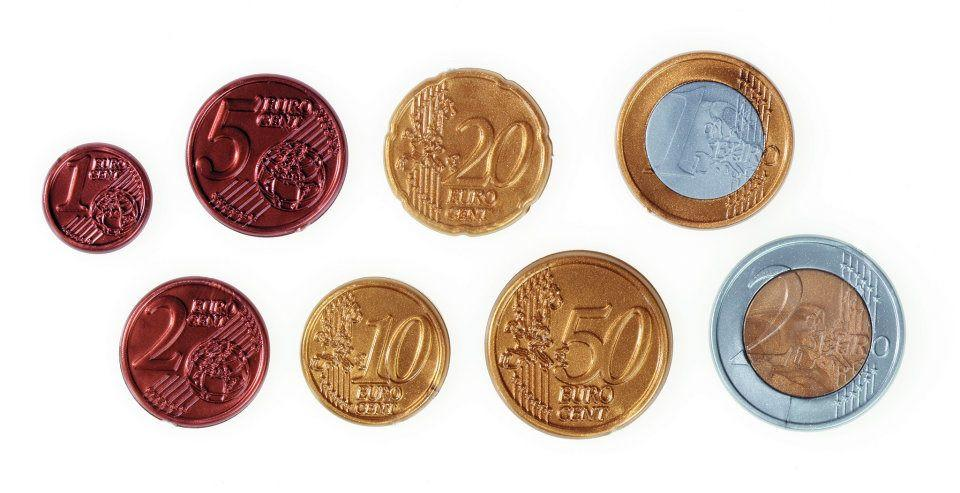
#> input picture Tutorial3/Euro_Coins.jpg, 960 x 493 px
$ python morph.py
#> lines starting #> are read from the running program, lines starting #| are printed output that depends on the picture; after the words box and inside, x2 and y2 are one past the last pixel; in counts of white or black regions, pixels touching at a corner belong together
from _warnings import filters

import cv2
import numpy as np
from matplotlib import pyplot as plt


def histogram(title, segment):
    plt.plot(cv2.calcHist(segment, [0], None, [256], [0, 256]))
    plt.show()
    plt.title(title)


# Import all images
coins = cv2.imread("Euro_Coins.jpg", 0)
#> coins: shape (493, 960); min 0, max 255, mean 205
shapes = cv2.imread("shapes.jpg", 0)
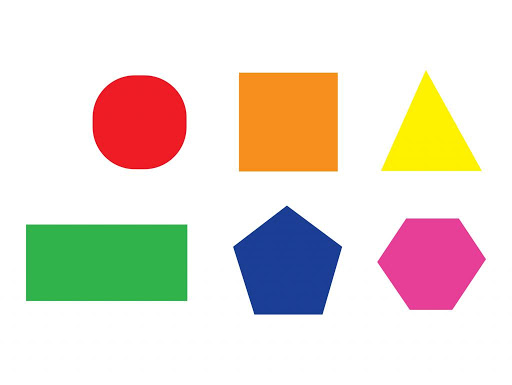
#> input picture Tutorial3/shapes.jpg, 512 x 385 px
#> shapes: shape (385, 512); min 27, max 255, mean 222.4
text = cv2.imread("text.png", 0)
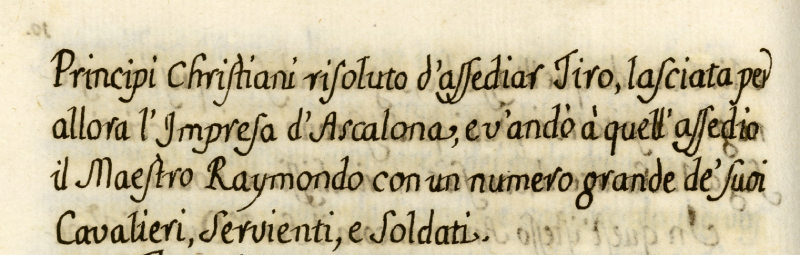
#> input picture Tutorial3/text.png, 800 x 255 px
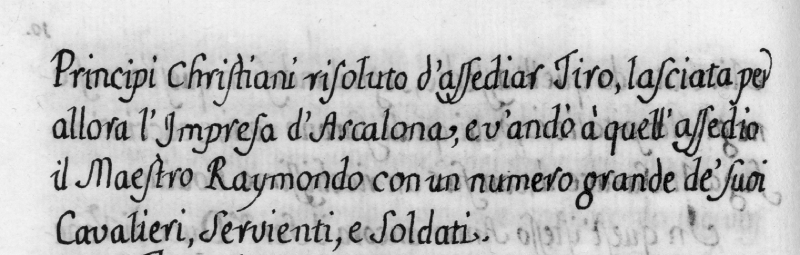
#> text: shape (255, 800); min 0, max 247, mean 188.6

# Apply treshold to image
rets, tresh = cv2.threshold(text, 0, 255, cv2.THRESH_BINARY_INV + cv2.THRESH_OTSU)
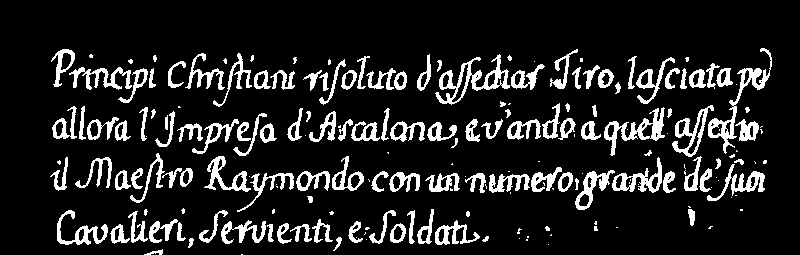
#> tresh: shape (255, 800); 13.2% white; 197 white regions (74 under 20 px), largest, box (x1, y1, x2, y2) and area: (435, 54, 510, 105) 1051, (708, 48, 772, 154) 990, (604, 107, 665, 156) 847
#> rets = 132
cv2.imshow('binary', tresh)

# Apply connected components
ret, labels = cv2.connectedComponents(tresh)
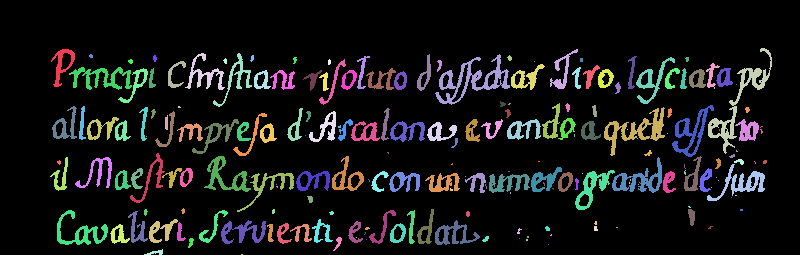
#> labels: shape (255, 800) int32; 198 distinct labels, from 0 to 197; one colour per label, 0 black
#> ret = 198

# [6 lines of commented-out code are left out]

kernel = np.ones((3, 3), np.uint8)

plt.hist(tresh.flatten(), bins=[-.5, .5, 1.5], ec="k")
plt.title("Default")
plt.xticks((0, 1))
plt.show()

# Dilate
dilation = cv2.dilate(tresh, kernel, iterations=2)
#> dilation: shape (255, 800); 31.8% white; 57 white regions (1 under 20 px), largest, box (x1, y1, x2, y2) and area: (626, 46, 774, 203) 9594, (463, 155, 678, 212) 5188, (202, 154, 422, 214) 4937
cv2.imshow('dilate', dilation)

plt.hist(dilation.flatten(), bins=[-.5, .5, 1.5], ec="k")
plt.title("Dilation 2")
plt.xticks((0, 1))
plt.show()

# Erosions
erosion = cv2.erode(tresh, kernel, iterations=1)
#> erosion: shape (255, 800); 3.9% white in thin lines or dots, all inside (x1, y1, x2, y2) = (53, 49, 768, 255)

cv2.imshow('erode', erosion)

plt.hist(erosion.flatten(), bins=[-.5, .5, 1.5], ec="k")
plt.title("Erosion")
plt.xticks((0, 1))
plt.show()
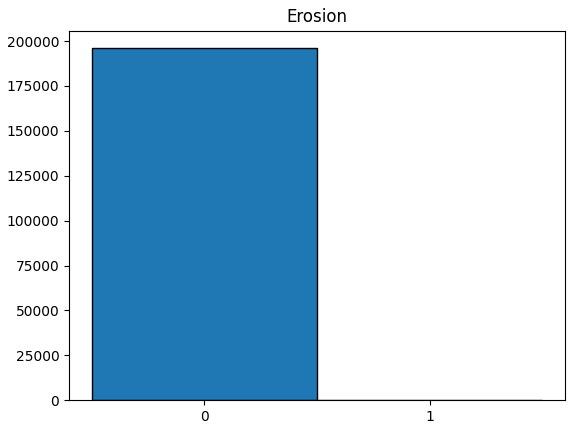
#> figure drawn by matplotlib, 1 panel

# Closing
closing = cv2.dilate(tresh, kernel, iterations=1)
#> closing: shape (255, 800); 23.2% white; 100 white regions (15 under 20 px), largest, box (x1, y1, x2, y2) and area: (671, 47, 773, 193) 3907, (203, 155, 365, 213) 2850, (308, 107, 459, 149) 2497
closing = cv2.erode(closing, kernel, iterations=1)
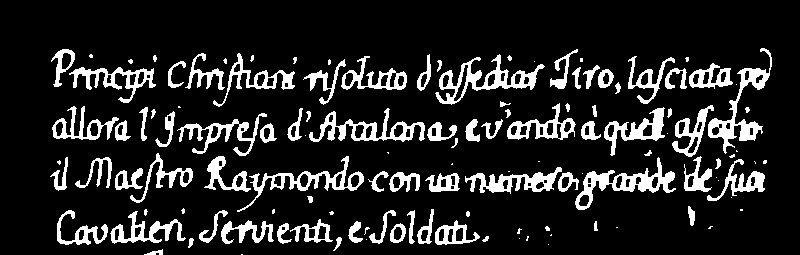
#> closing: shape (255, 800); 14.1% white; 123 white regions (42 under 20 px), largest, box (x1, y1, x2, y2) and area: (435, 54, 545, 105) 1471, (708, 48, 772, 154) 1427, (575, 157, 676, 210) 1423

plt.hist(closing.flatten(), bins=[-.5, .5, 1.5], ec="k")
plt.title("Closing")
plt.xticks((0, 1))
plt.show()

cv2.imshow('closing', closing)

cv2.waitKey(0)
